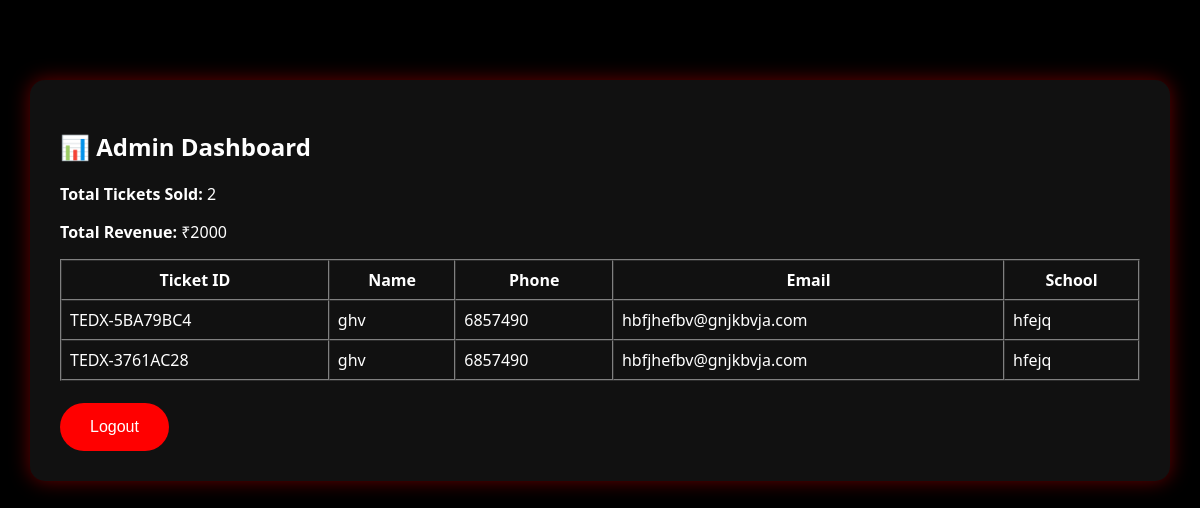
/dashboard (signed in), run on the app's committed database.
### tables this page shows
CREATE TABLE bookings (
            id INTEGER PRIMARY KEY AUTOINCREMENT,
            ticket_id TEXT,
            name TEXT,
            phone TEXT,
            email TEXT,
            school TEXT
        );

### app.py (the view)
@app.route("/dashboard")
def dashboard():
    if not session.get("admin"):
        return redirect("/admin")
    conn = get_db()
    cur = conn.cursor()
    cur.execute("SELECT * FROM bookings")
    data = cur.fetchall()
    total_tickets = len(data)
    total_amount = total_tickets * PRICE
    conn.close()
    return render_template("admin_dashboard.html",
                           data=data,
                           total_tickets=total_tickets,
                           total_amount=total_amount)

### app.py (called while the page is built)
def get_db():
    return sqlite3.connect("bookings.db")

### templates/admin_dashboard.html (shortened to what this page needs)
<!DOCTYPE html>
<html>
<head>
    <link rel="stylesheet" href="/static/style.css">
</head>
<body class="fade-in">
<div class="card" style="width:90%">
    <h2>📊 Admin Dashboard</h2>
    <p><b>Total Tickets Sold:</b> {{ total_tickets }}</p>
    <p><b>Total Revenue:</b> ₹{{ total_amount }}</p>
    <table width="100%" border="1" cellspacing="0" cellpadding="8">
        <tr>
            <th>Ticket ID</th>
            <th>Name</th>
            <th>Phone</th>
            <th>Email</th>
            <th>School</th>
        </tr>
        {% for row in data %}
        <tr>
            <td>{{ row[1] }}</td>
            <td>{{ row[2] }}</td>
            <td>{{ row[3] }}</td>
            <td>{{ row[4] }}</td>
            <td>{{ row[5] }}</td>
        </tr>
        {% endfor %}
    </table>
    <br>
    <a href="/logout"><button class="btn">Logout</button></a>
</div>
</body>
</html>

### static/style.css (style rules this page uses)
body { margin: 0; font-family: 'Segoe UI', sans-serif; background: black; color: white; }
.btn { padding: 15px 30px; background: red; border: none; color: white; font-size: 16px; cursor: pointer; border-radius: 30px; transition: transform 0.3s; }
.card { width: 350px; margin: 80px auto; padding: 30px; background: #111; border-radius: 15px; box-shadow: 0 0 20px rgba(255,0,0,0.4); }
.fade-in { animation: fade 1.2s ease; }

### data on the page
bookings: ticket "TEDX-5BA79BC4", name "ghv", phone "6857490", email "hbfjhefbv@gnjkbvja.com", school "hfejq"
bookings: ticket "TEDX-3761AC28", name "ghv", phone "6857490", email "hbfjhefbv@gnjkbvja.com", school "hfejq"

### other printed values
{{ total_tickets }} "2"
{{ total_amount }} "2000"
